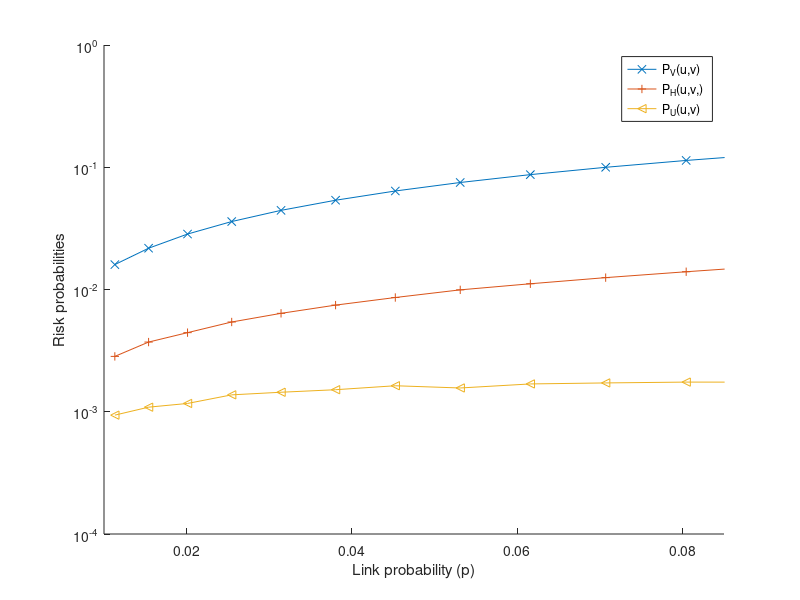

Write the MATLAB code that produced this figure.
% Generates figure ZBS-prob2

r = [0.06, 0.07, 0.08, 0.09, 0.10, 0.11, 0.12, 0.13, 0.14, 0.15, 0.16, 0.17, 0.18, 0.19, 0.20];

phi = [		% k=1:25 analytical; k=26:56 experimental {{{
0.862168,
0.75613 ,
0.673142,
0.607086,
0.553643,
0.509726,
0.473108,
0.44216 ,
0.41568 ,
0.392767,
0.372737,
0.355069,
0.339355,
0.325277,
0.31258 ,
0.301063,
0.290558,
0.280932,
0.272072,
0.263885,
0.256292,
0.249233,
0.242636,
0.236162,
0.23446 ,	% 25
0.229073,	% 26
0.224124,	% 27
0.219228,	% 28
0.214491,	% 29
0.209858,	% 30
0.206411,	% 31
0.202695,	% 32
0.198517,	% 33
0.194765,	% 34
0.191870,	% 35
0.187840,	% 36
0.184256,	% 37
0.180952,	% 38
0.178613,	% 39
0.175323,	% 40
0.172776,	% 41
0.169925,	% 42
0.167319,	% 43
0.164788,	% 44
0.162461,	% 45
0.160314,	% 46
0.157947,	% 47
0.155790,	% 48
0.153770,	% 49
0.151721,	% 50
0.150070,	% 51
0.148275,	% 52
0.147293,	% 53
0.145117,	% 54
0.142951,	% 55
0.141381,	% 56
0.139896,	% 57
0.137973,	% 58
0.136286,	% 59
0.134698];	% 60}}}

sigma = [	% From a.xls for k=1:50
1.148359, 
1.242248,
1.324327,
1.398556,
1.425776,
1.478505,
1.505301,
1.530002,
1.558995,
1.589913,
1.601284,
1.616834,
1.628119,
1.644447,
1.676979,
1.684638,
1.680960,
1.692744,
1.706022,
1.714721,
1.717019,
1.728896,
1.726633,
1.738283,
1.748649,
1.754724,
1.759417,
1.760129,
1.769109,
1.770747,
1.777578,
1.779811,
1.781214,
1.788005,
1.792862,
1.793909,
1.795261,
1.798126,
1.801044,
1.805415,
1.801571,
1.811608,
1.811077,
1.819349,
1.819215,
1.820560,
1.816817,
1.825232,
1.823967,
1.828635];

n = 300;

% x axis
p = 0;
for i = 1:size(r, 2)
	p(i) = pi*r(i)*r(i);
end

P_V = 0;
P_H = 0;
P_U = 0;
for i = 1:size(r, 2)
	P_V(i) = (1+3*sqrt(3)/(4*pi))*p(i);	
	k = ceil(p(i)*n)-1;
	sigmasq = sigma(k)*sigma(k);
	P_U(i) = 8*(1-sigmasq)*acos(sigma(k)/2) + sigma(k)*(2+sigmasq)*sqrt(4-sigmasq);
	P_U(i) = P_U(i)*p(i)/(4*pi*(4-sigmasq));
	P_H(i) = (phi(k)*P_U(i) - sqrt(3)*p(i)/4/pi)/(phi(k)-1);
end

clf;
hold all;
semilogy(p, P_V, '-x');
semilogy(p, P_H, '-+');
semilogy(p, P_U, '-<');
xlim([0.01, 0.085]);
xlabel('Link probability (p)');
ylabel('Risk probabilities');
legend('P_V(u,v)', 'P_H(u,v,)', 'P_U(u,v)');

% vim:foldmethod=marker:
